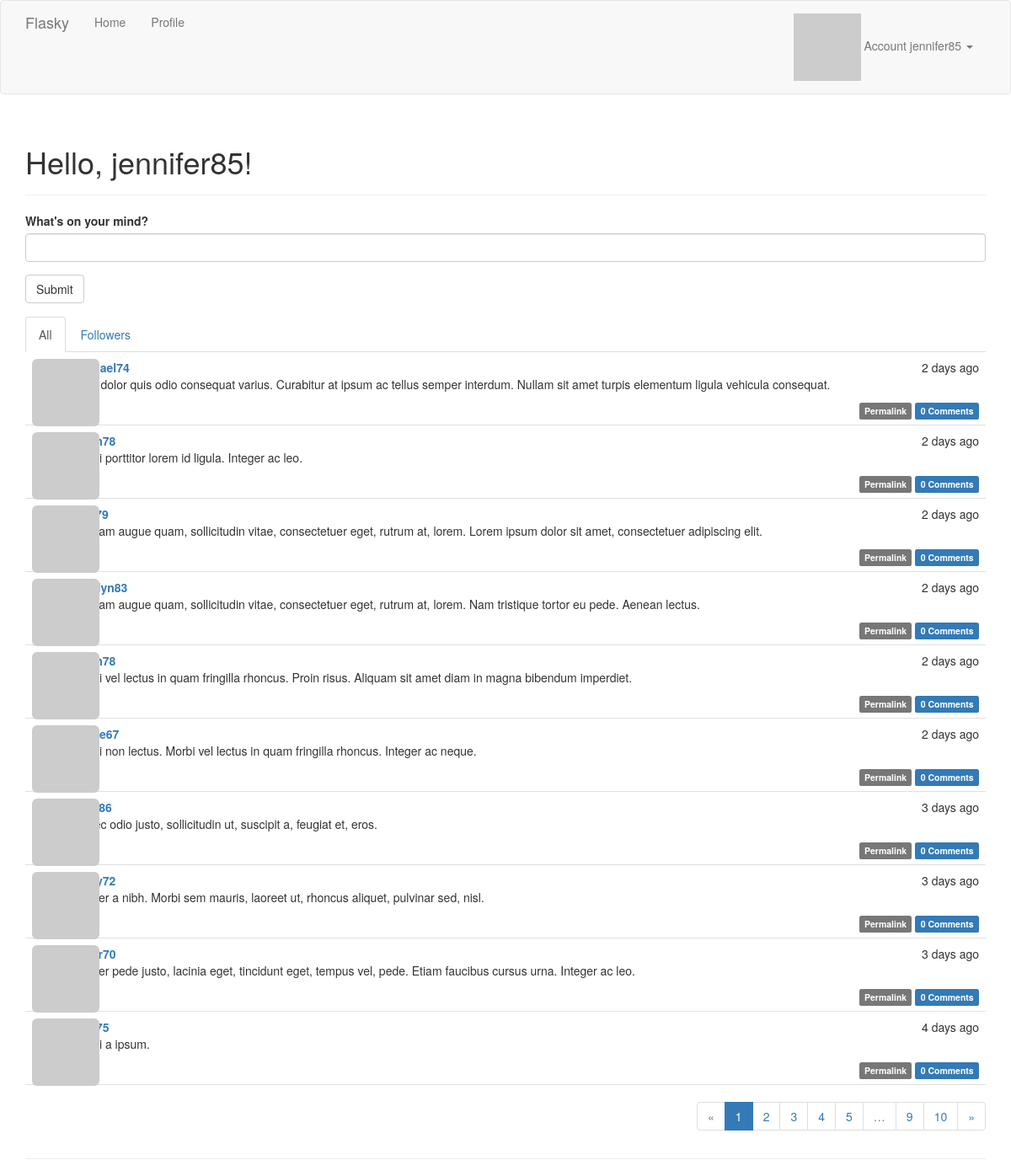
Page / (signed in) on the committed database.
### app/models.py (models this page shows, shortened)
class User(UserMixin, db.Model):
    id = db.Column(db.Integer, primary_key=True)
    username = db.Column(db.String(64), unique=True, index=True)
    email = db.Column(db.String(64), unique=True, index=True)
    role_id = db.Column(db.Integer, db.ForeignKey('role.id'))
    password_hash = db.Column(db.String(128))
    confirmed = db.Column(db.Boolean, default=False)
    name = db.Column(db.String(64))
    location = db.Column(db.String(64))
    about_me = db.Column(db.Text)
    member_since = db.Column(db.DateTime, default=datetime.utcnow)
    last_seen = db.Column(db.DateTime, default=datetime.utcnow)
    avatar_hash = db.Column(db.String(32))
    posts = db.relationship('Post', backref='author', lazy='dynamic')
    followed = db.relationship('Follow', foreign_keys=[Follow.follower_id],
                               backref=db.backref('follower', lazy='joined'),
                               lazy='dynamic', cascade='all, delete-orphan')
    follower = db.relationship('Follow', foreign_keys=[Follow.followed_id],
                               backref=db.backref('followed', lazy='joined'),
                               lazy='dynamic', cascade='all, delete-orphan')
    comments = db.relationship('Comment', backref='author', lazy='dynamic')
    @property
    def password(self):
        raise AttributeError('password is not a readable attribute')
    @property
    def is_administrator(self):
        return self.can(Permission.ADMINISTER)
    def can(self, permissions):
        return self.role and (self.role.permissions & permissions) == permissions
    def ping(self):
        self.last_seen = datetime.utcnow()
        db.session.add(self)
    def gravatar(self, size=100, default='identicon', rating='g'):
        url = 'https://secure.gravatar.com/avatar' if request.is_secure else 'http://www.gravatar.com/avatar'
        hash = self.avatar_hash or hashlib.md5(self.email.encode('utf-8')).hexdigest()
        return '{url}/{hash}?s={size}&d={default}&r={rating}'.format(
                url=url, hash=hash, size=size, default=default, rating=rating)

class Post(db.Model):
    id = db.Column(db.Integer, primary_key=True)
    body = db.Column(db.Text)
    body_html = db.Column(db.Text)
    timestamp = db.Column(db.DateTime, index=True, default=datetime.utcnow)
    author_id = db.Column(db.Integer, db.ForeignKey('user.id'))
    comments = db.relationship('Comment', backref='post', lazy='dynamic')

### app/main/views.py (the view)
@main.route('/', methods=['GET', 'POST'])
@login_required
def index():
    form = PostForm()
    if current_user.can(Permission.WRITE_ARTICLES) and form.validate_on_submit():
        post = Post(body=form.body.data,
                    author=current_user._get_current_object())
        db.session.add(post)
        return redirect(url_for('.index'))
    page = request.args.get('page', type=int)
    show_followed = False
    if current_user.is_authenticated:
        show_followed = bool(request.cookies.get('show_followed', ''))
    query = current_user.followed_posts if show_followed else Post.query
    pagination = query.order_by(Post.timestamp.desc()).paginate(
                page=page,
                per_page=current_app.config['FLASKY_POSTS_PER_PAGE'],
                error_out=False)
    posts = pagination.items
    return render_template('index.html', pagination=pagination, form=form,
                           posts=posts, show_followed=show_followed)

### app/main/forms.py
class PostForm(Form):
    body = PageDownField('What\'s on your mind?', validators=[Required()])
    submit = SubmitField('Submit')

### app/auth/views.py (called while the page is built)
@auth.before_app_request
def before_request():
    if current_user.is_authenticated:
        current_user.ping()
        if not current_user.confirmed and request.endpoint[:5] != 'auth.' \
                and request.endpoint != 'static':
            return redirect(url_for('auth.unconfirmed'))

### app/main/__init__.py (called while the page is built)
@main.app_context_processor
def inject_permissions():
    return dict(Permission=Permission)

### app/models.py (called while the page is built)
@login_manager.user_loader
def load_user(user_id):
    return User.query.get(int(user_id))

### app/templates/index.html (shortened to what this page needs)
{% extends "base.html" %}
{% import "bootstrap/wtf.html" as wtf %}
{% block page_content %}
<div class="page-header">
  <h1>Hello, {{ current_user.username if current_user.is_authenticated else 'Stranger' }}!</h1>
</div>
<div>
{% if current_user.can(Permission.WRITE_ARTICLES) %}
{{ wtf.quick_form(form) }}
{% endif %}
</div>
<div class="post-tabs">
  <ul class="nav nav-tabs">
    <li{% if not show_followed %} class="active"{% endif %}><a href="{{ url_for('.show_all') }}">All</a></li>
    {% if current_user.is_authenticated %}
    <li{% if show_followed %} class="active"{% endif %}><a href="{{ url_for('.show_followed') }}">Followers</a></li>
    {% endif %}
  </ul>
  {% include "_posts.html" %}
</div>
{% if pagination %}
<div class="pagination">
{% import "_macros.html" as macros %}
{{ macros.pagination_widget(pagination, request.endpoint) }}
</div>
{% endif %}
{% endblock %}

### app/templates/base.html (shortened to what this page needs)
{% extends "bootstrap/base.html" %}
{% block head %}
{{ super() }}
<link rel="stylesheet" type="text/css" href="{{ url_for('static', filename='styles.css') }}">
{% endblock%}
{% block navbar %}
<div class="navbar navbar-default" role="navigation">
  <div class="container">
    <div class="navbar-header">
      <a class="navbar-brand" href="/">Flasky</a>
    </div>
    <div class="navbar-collapse collapse">
      <ul class="nav navbar-nav">
        <li><a href="/">Home</a></li>
        {% if current_user.is_authenticated %}
        <li><a href="{{ url_for('main.user', username=current_user.username) }}">Profile</a></li>
        {% endif %}
      </ul>
      <ul class="nav navbar-nav navbar-right">
        {% if current_user.is_authenticated %}
        <li class="dropdown">
          <a id="rightdropdown" data-target="#" href="javascript:void(0)" class="dropdown-toggle" data-toggle="dropdown">
            <img src="{{ current_user.gravatar(size=18) }}">
            Account {{ current_user.username }} <b class="caret"></b>
          </a>
        </li>
        {% else %}
        <li><a href="{{ url_for('auth.login') }}">Log In</a></li>
        {% endif %}
      </ul>
    </div>
  </div>
</div>
{% endblock %}
{% block content %}
<div class="container">
  <div class="page-header">
    {% block page_content %}{% endblock %}
  </div>
</div>
{% endblock %}

### app/templates/_posts.html (shortened to what this page needs)
<ul class="posts">
{% for post in posts %}
  <li class="post">
    <div class="post-thumbnail">
      <a href="{{ url_for('.user', username=post.author.username) }}">
        <img class="img-rounded profile-thumbnail" src="{{ post.author.gravatar(size=40) }}">
      </a>
    </div>
    <div class="post-content">
      <div class="post-date">{{ moment(post.timestamp).fromNow() }}</div>
      <div class="post-author">
        <a href="{{ url_for('.user', username=post.author.username) }}">
          {{ post.author.username }}
        </a>
      </div>
      <div class="post-body">
        {% if post.body_html %}
        {{ post.body_html | safe }}
        {% else %}
        {{ post.body }}
        {% endif %}
      </div>
      <div class="post-footer">
        <a href="{{ url_for('.post', id=post.id) }}">
          <span class="label label-default">Permalink</span>
        </a>
        <a href="{{ url_for('.post', id=post.id) }}#comments">
          <span class="label label-primary">{{ post.comments.count() }} Comments</span>
        </a>
      </div>
    </div>
  </li>
{% endfor %}
</ul>

### app/static/styles.css (style rules this page uses)
.profile-thumbnail { position: absolute; }
div.post-tabs { margin-top: 16px; }
ul.posts { list-style-type: none; padding: 0px; margin: 16px 0px 0px 0px; border-top: 1px solid #e0e0e0; }
div.post-tabs ul.posts { margin: 0px; border-top: none; }
ul.posts li.post { padding: 8px; border-bottom: 1px solid #e0e0e0; }
div.post-date { float: right; }
div.post-author { font-weight: bold; }
div.post-thumbnail { position: absolute; }
div.post-content { margin-left: 48px; min-height: 48px; }
div.post-footer { text-align: right; }
div.pagination { width: 100%; text-align: right; padding: 0px; margin: 0px; }

### rows in the picture
User: username "jennifer85"
Post: timestamp "2 days ago", author.username "michael74", body_html "Ut at dolor quis odio consequat varius. Curabitur at ipsum ac tellus semper interdum. Nullam sit amet turpis elementum ligula vehicula consequat.", comments.count "0"
Post: timestamp "2 days ago", body_html "Morbi porttitor lorem id ligula. Integer ac leo.", comments.count "0"
Post: timestamp "2 days ago", body_html "Aliquam augue quam, sollicitudin vitae, consectetuer eget, rutrum at, lorem. Lorem ipsum dolor sit amet, consectetuer adipiscing elit.", comments.count "0"
Post: timestamp "2 days ago", author.username "marilyn83", body_html "Aliquam augue quam, sollicitudin vitae, consectetuer eget, rutrum at, lorem. Nam tristique tortor eu pede. Aenean lectus.", comments.count "0"
Post: timestamp "2 days ago", body_html "Morbi vel lectus in quam fringilla rhoncus. Proin risus. Aliquam sit amet diam in magna bibendum imperdiet.", comments.count "0"
Post: timestamp "2 days ago", body_html "Morbi non lectus. Morbi vel lectus in quam fringilla rhoncus. Integer ac neque.", comments.count "0"
Post: timestamp "3 days ago", body_html "Donec odio justo, sollicitudin ut, suscipit a, feugiat et, eros.", comments.count "0"
Post: timestamp "3 days ago", body_html "Integer a nibh. Morbi sem mauris, laoreet ut, rhoncus aliquet, pulvinar sed, nisl.", comments.count "0"
Post: timestamp "3 days ago", body_html "Integer pede justo, lacinia eget, tincidunt eget, tempus vel, pede. Etiam faucibus cursus urna. Integer ac leo.", comments.count "0"
Post: timestamp "4 days ago", body_html "Morbi a ipsum.", comments.count "0"

### other values in the picture
{{ p }} "1" "2" "3" "4" "5" "9" "10"
